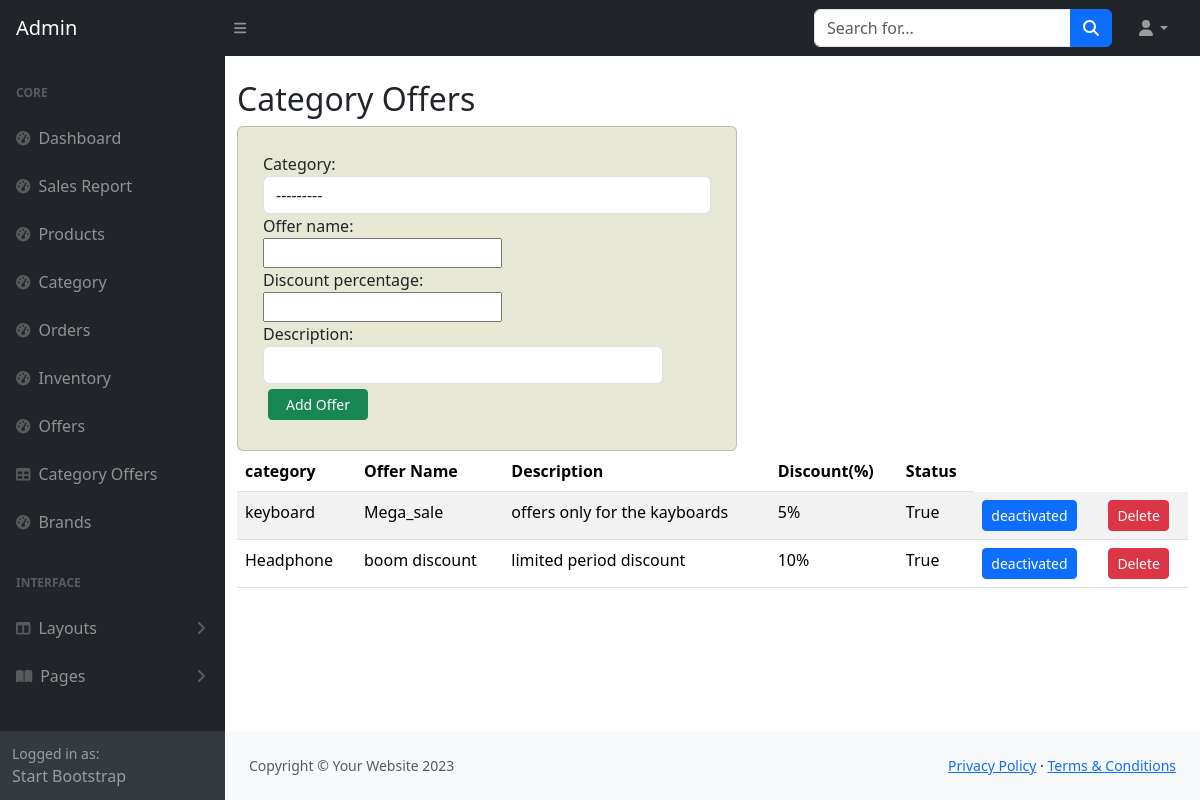
The app's page /category_offers/ with its own data.
### products/models.py (models this page shows, shortened)
class Category_offer(models.Model):
    category = models.ForeignKey('Category', on_delete=models.DO_NOTHING)
    offer_name = models.CharField(max_length=50)
    description = models.TextField()
    is_active = models.BooleanField(default=False)
    discount_percentage = models.IntegerField()
    banner = models.ImageField(upload_to='uploads/category/', null=True, blank=True)

class Category(models.Model):
    category_name = models.CharField(max_length=50)
    description = models.TextField(max_length=200)
    verified = models.BooleanField(default=False, null=True, blank=True)
    is_deleted = models.BooleanField(default=False)
    class Meta:
        verbose_name_plural = "Categories"
    def __str__(self) -> str:
        return self.category_name

### products/views.py (the view)
# urls.py: path('category_offers/', views.category_offers, name='category_offers'),
def category_offers(request):
    form = CategoryOfferForm()
    offers = Category_offer.objects.all()
    context = {
        "offers" : offers,
        "form" : form,
    }
    return render(request, "admin_category_offer.html", context)

### products/forms.py
class CategoryOfferForm(forms.ModelForm):
    class Meta:
        model = Category_offer
        fields = '__all__'
        widgets = {
            "description": forms.TextInput(attrs={'class': 'form-control', 'style': 'width: 25rem;'}),
            "category": forms.Select(attrs={'class': 'form-control'}),
        }

### products/templates/admin_category_offer.html (shortened to what this page needs)
{% extends 'admindashboard.html' %}
{% load static %}
{% block body %}
<div class="container">
    <div class="row">
        <div class="col-md-12">
            <h2 class="mt-4">Category Offers</h2>
            <div class="card" style="width: 500px; background-color: rgb(231, 231, 213); padding: 25px">
                <form action="{% url 'add_category_offers' %}" method="post">
                    <div>{{form.category.label}}:</div>
                    <div> {{ form.category}}</div>
                    <div>{{form.offer_name.label}}:</div>
                    <div> {{ form.offer_name}}</div>
                    <div>{{form.discount_percentage.label}}:</div>
                    <div>{{ form.discount_percentage}}</div>
                    <div>{{form.description.label}}:</div>
                    <div>{{ form.description}}</div>
                    <button type="submit" class="btn btn-success btn-sm" style="margin: 5px; width: 100px;">Add Offer</button>
                </form>
            </div>
            <table class="table table-striped">
                <thead>
                    <tr>
                        <th>category</th>
                        <th>Offer Name</th>
                        <th>Description</th>
                        <th>Discount(%)</th>
                        <th>Status</th>
                    </tr>
                </thead>
                <tbody>
                    {% for offer in offers %}
                    <tr>
                        <form method="post" action="{% url 'activate_category_offer' offer.id %}">
                            <td>{{ offer.category }}</td>
                            <td>{{ offer.offer_name }}</td>
                            <td>{{ offer.description }}</td>
                            <td>{{ offer.discount_percentage }}%</td>
                            <td>{{ offer.is_active }}</td>
                            {% if offer.is_active %}
                            <td><input type="submit" class="btn btn-primary btn-sm" name="deactive" value="deactivated"></td>
                            {% else %}
                            <td><input type="submit" class="btn btn-primary btn-sm" name="active" value="activated"></td>
                            {% endif %}
                            <td><a href="{% url 'delete_category_offer' offer.id %}" type="submit" class="btn btn-danger btn-sm">Delete</a></td>
                        </form>
                    </tr>
                    {% endfor %}
                </tbody>
            </table>
        </div>
    </div>
</div>
{% endblock body %}

### records on screen
Category_offer: category "keyboard", offer_name "Mega_sale", description "offers only for the kayboards", discount_percentage "5", is_active "True"
Category_offer: category "Headphone", offer_name "boom discount", description "limited period discount", discount_percentage "10", is_active "True"
